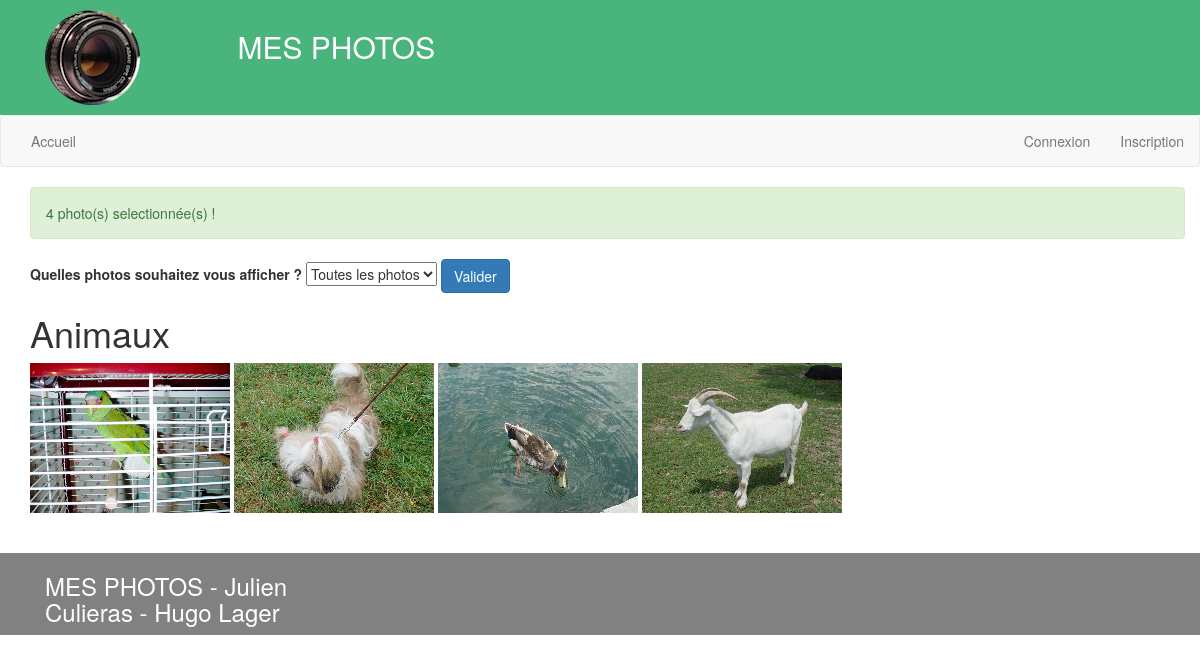
Screenshot of /mvc_maison/index.php?page=accueil&catId=1 with the database file from the repository.
### tables this page shows
CREATE TABLE `Categorie` (
  `catId` int(5) NOT NULL,
  `nomCat` varchar(255) NOT NULL
);

CREATE TABLE `Photo` (
  `photoId` int(5) NOT NULL,
  `nomFich` varchar(255) NOT NULL,
  `description` varchar(255) NOT NULL,
  `catId` int(5) NOT NULL
);

### mvc_maison/index.php (called while the page is built, shortened)
<?php
if(isset($_GET['page']))
{
  $page = htmlspecialchars($_GET['page']);
}
else
	$page='accueil';
require_once(PATH_CONTROLLERS.$page.'.php');
?>

### mvc_maison/models/Connexion.php (called while the page is built, shortened)
<?php
class Connexion
{
  private $_bdd = null;
  private static $_instance = null;
  private function __construct ()
  {
	$this->_bdd = new PDO('mysql:host='.BD_HOST.'; dbname='.BD_DBNAME.'; charset=utf8', BD_USER, BD_PWD);
	$this->_bdd->setAttribute(PDO::ATTR_ERRMODE, PDO::ERRMODE_EXCEPTION);
  }
  public static function getInstance()
  {
    if(is_null(self::$_instance))
      self::$_instance = new Connexion();
    return self::$_instance;
  }
  public function getBdd()
  {
    return $this->_bdd;
  }
}

### mvc_maison/models/DAO.php (called while the page is built, shortened)
<?php
require_once(PATH_MODELS.'Connexion.php');
abstract class DAO
{
      private function _requete($sql, $args = null)
      {
            if ($args == null)
            {
                $pdos = Connexion::getInstance()->getBdd()->query($sql);
            }
            else
            {
                $pdos = Connexion::getInstance()->getBdd()->prepare($sql);
                $pdos->execute($args);
            }
            return $pdos;
      }
      public function queryAll($sql, $args = null)
      {
        try
        {
            $pdos = $this->_requete($sql, $args);
            $res = $pdos->fetchAll();
        }
        catch(PDOException $e)
        {
             $this->_erreur = $e->getMessage();
            $res = false;
        }
        return $res;
      }
}

### mvc_maison/models/PhotoDAO.php (called while the page is built, shortened)
<?php
require_once(PATH_MODELS.'DAO.php');
class PhotoDAO extends DAO
{
    public function getPhotos(){
        require_once (PATH_ENTITY.'Photo.php');
        $res = $this->queryAll('select * from photo');
        $tabPhotos = array();
        if ($res){
            for ($i = 0; $i < count($res); $i++){
                $tabPhotos[$i] = new Photo(
                    $res[$i]['photoId'],
                    $res[$i]['nomFich'],
                    $res[$i]['description'],
                    $res[$i]['catId']);
            }
            return $tabPhotos;
        }
        return null;
    }
}

### mvc_maison/models/CategorieDAO.php (called while the page is built, shortened)
<?php
require_once(PATH_MODELS.'DAO.php');
class CategorieDAO extends DAO
{
    public function getCategories(){
        require_once (PATH_ENTITY.'Categorie.php');
        $res = $this->queryAll('select * from categorie');
        $tabCategories = array();
        if ($res){
            for ($i = 0; $i < count($res); $i++){
                $tabCategories[$i] = new Categorie(
                    $res[$i]['catId'],
                    $res[$i]['nomCat']
                );
            }
            return $tabCategories;
        }
        else return null;
    }
}

### mvc_maison/entity/Categorie.php (called while the page is built, shortened)
<?php
class Categorie
{
    private $_nomCat;
    function __construct($idCat, $nomCat)
    {
        $this->_nomCat = $nomCat;
    }
    public function getNomCat()
    {
        return $this->_nomCat;
    }
}

### mvc_maison/entity/Photo.php (called while the page is built, shortened)
<?php
class Photo
{
    private $_idPhoto;
    private $_nomFich;
    private $_description;
    function __construct($idPhoto, $nomFich, $description, $idCategorie)
    {
        $this->_idPhoto = $idPhoto;
        $this->_nomFich = $nomFich;
        $this->_description = $description;
    }
    public function getIdPhoto()
    {
        return $this->_idPhoto;
    }
    public function getNomFich()
    {
        return $this->_nomFich;
    }
    public function getDescription()
    {
        return $this->_description;
    }
}

### mvc_maison/views/v_accueil.php (the view, shortened to what this page needs)
<?php require_once(PATH_VIEWS.'header.php');?>
<?php include(PATH_VIEWS.'menu.php'); ?>
<p class="alert alert-success"> <?php echo count($tabPhotos) . ' ';?>
    photo(s) selectionnée(s) !</p>
<form method="post" action="<?= 'index.php' ?>">
    <label> Quelles photos souhaitez vous afficher ? </label>
    <select name="selectCategorie">
        <option value="allPhotos">
            Toutes les photos
        </option>
    </select>
    <input class="btn btn-primary" type="submit" name="btonValider" value="Valider">
</form>
<h1><?= $nomCat ?></h1>
<?php
foreach ($tabPhotos as $key){
    ?>
    <a href= <?= 'index.php?page=detailPhoto&photo=' . $key->getIdPhoto(); ?> >
        <img src= <?= PATH_GALERIE . $key->getNomFich() ?>
             alt= <?= $key->getDescription() ?>
             width="200px"
        />
    </a>
    <?php
}
echo "<br>";
?>
<?php require_once(PATH_VIEWS.'footer.php');

### mvc_maison/controllers/c_accueil.php (shortened to what this page needs)
<?php
require_once(PATH_MODELS.'PhotoDAO.php');
$photoDAO = new PhotoDAO();
$tabPhotos = $photoDAO->getPhotos();
require_once(PATH_MODELS.'CategorieDAO.php');
$categorieDAO = new CategorieDAO();
$tabCategories = $categorieDAO->getCategories();
if (isset($_POST['btonValider'])  or isset($_GET['catId']) ){
    if (isset($_POST['btonValider'])){
        $cat = htmlspecialchars($_POST['selectCategorie']);
    }
    else{
        $cat = htmlspecialchars($_GET['catId']);
    }
    if ($cat != 'allPhotos'){
        foreach ($tabCategories as $key){
            if ($key->getIdCat() == $cat){
                $nomCat = $key->getNomCat();
            }
        }
    }
}
if(isset($erreur))
{
    header('Location: index.php?nom='.$nom.'&message='.$erreur);
    exit();
}
else
{
    require_once(PATH_VIEWS.$page.'.php');
}

### mvc_maison/views/v_header.php (shortened to what this page needs)
<!DOCTYPE html>
<html>
	<head>
		<link href="<?= PATH_CSS ?>bootstrap.css" rel="stylesheet">
		<link href="<?= PATH_CSS ?>css.css" rel="stylesheet">
	</head>
	<body>
		<header class="header" >
			<section class="container" >
				<div class = "row">
					<div class = "col-md-2 col-sm-2 col-xs-12">
						<img src="<?= PATH_LOGO ?>" alt="<?= LOGO ?>" class="img-circle">
					</div>
					<div class="col-md-10 col-sm-10 col-xs-12">
						<h2><?= TITRE ?></h2>
					</div>
				</div>
			</section>
		</header>

### mvc_maison/views/v_menu.php (shortened to what this page needs)
<?php
if (isset($_SESSION['userName'])){
    ?>
    <nav class="navbar navbar-default">
        <div class="container-fluid">
            <ul class="nav navbar-nav">
                <li <?php echo ($page=='index' ? 'class="active"':'')?>>
    <a href="index.php">
        <?= MENU_ACCUEIL ?>
    </a>
    </li>
    <li <?php echo ($page=='adminCat' ? 'class="active"':'')?>>
        <a href="index.php?page=adminCat">
            <?= MENU_ADMIN_CAT ?>
        </a>
    </li>
    <li <?php echo ($page=='adminPhoto' ? 'class="active"':'')?>>
        <a href="index.php?page=adminPhoto">
            <?= MENU_ADMIN_PHOTOS ?>
        </a>
    </li>
    </ul>
    <ul class="nav navbar-nav navbar-right">
        <li <?php echo ($page=='logout' ? 'class="active"':'')?>>
            <a href="index.php?page=logout">
                <?= MENU_LOGOUT ?>
            </a>
        </li>
    </ul>
    </div>
    </nav>
<?php
}
else{
?>
    <nav class="navbar navbar-default">
        <div class="container-fluid">
            <ul class="nav navbar-nav">
                <li <?php echo ($page=='index' ? 'class="active"':'')?>>
                    <a href="index.php">
                        <?= MENU_ACCUEIL ?>
                    </a>
                </li>
            </ul>
            <ul class="nav navbar-nav navbar-right">
                <li <?php echo ($page=='login' ? 'class="active"':'')?>>
                    <a href="index.php?page=login">
                        <?= MENU_LOGIN ?>
                    </a>
                </li>
                <li <?php echo ($page=='register' ? 'class="active"':'')?>>
                    <a href="index.php?page=register">
                        <?= MENU_REGISTER ?>
                    </a>
                </li>
            </ul>
        </div>
    </nav>
<?php
}
?>
<section class="container">
    <div class = "row">

### mvc_maison/views/v_footer.php (shortened to what this page needs)
				</div>
			</section>
		<div class="footer">
			<div class="container" >
				<div class = "row">
					<div class = "col-md-3 col-sm-6 col-xs-12">
						<h3><?= TITRE.' - '.AUTEUR?></h3>
					</div>
				</div>
			</div>
		</div>
	</body>
</html>

### mvc_maison/assets/css/css.css (style rules this page uses)
.footer { bottom: auto; background-color: #818181; color: #fff; width: 100%; height:auto; margin-top: 40px; }
.header { background-color: #49B47C; color: #fff; width: 100%; padding:10px 0px; }
a, a:hover { color: #49B47C; }

### rows the page displays
categorie: nomCat "Animaux"
photo: nomFich (picture)
photo: nomFich (picture)
photo: nomFich (picture)
photo: nomFich (picture)

### other values shown
TITRE "MES PHOTOS"
MENU_ACCUEIL "Accueil"
MENU_LOGIN "Connexion"
MENU_REGISTER "Inscription"
count($tabPhotos) "4"
AUTEUR "Julien Culieras - Hugo Lager"
